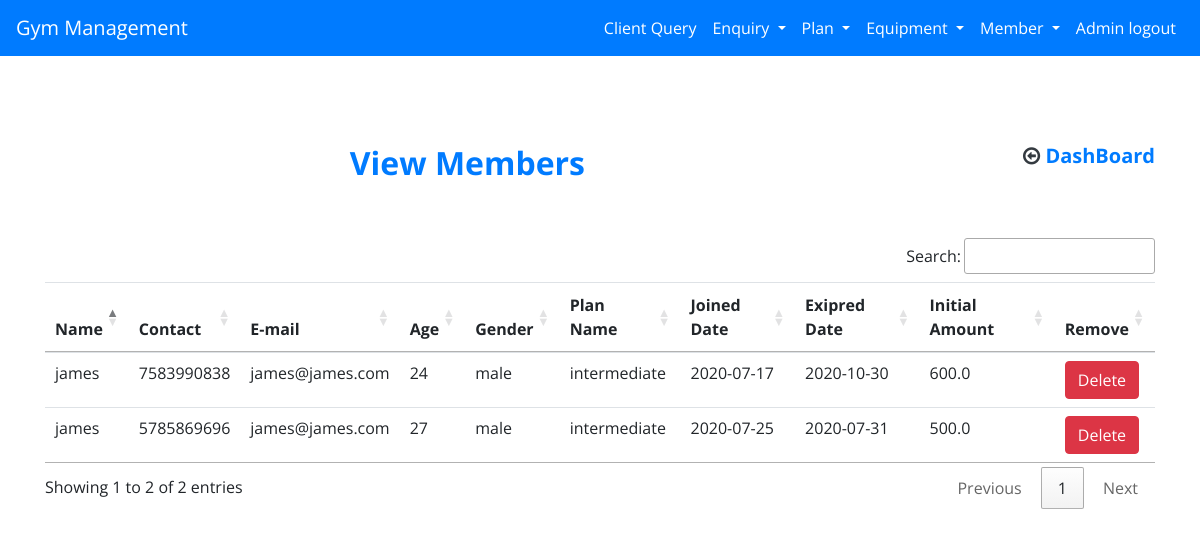
Page /view_member (signed in) on the committed database.
### gym/models.py (models this page shows, shortened)
class Member(models.Model):
    name = models.CharField(max_length=100)
    contact = models.CharField(max_length=10)
    email = models.EmailField(max_length=100)
    age = models.IntegerField()
    gender = models.CharField(max_length=10)
    plan=models.CharField(max_length=50)
    join_date=models.CharField(max_length=40)
    expired_date=models.CharField(max_length=40)
    initial_amount=models.FloatField()

### gym/views.py (the view)
# urls.py: path('view_member', views.view_member, name='view_member'),
def view_member(request):
    if not request.user.is_staff:
        return redirect('/login')
    member=Member.objects.all()
    return render(request,'view_member.html',{'member':member})

### gym/templates/view_member.html
{% extends 'base.html' %}
{% load static %}
{% block content %}
    <div class="container mt-5 mb-5 pb-2 mt-5" >
        <div class="row">
            <div class="col-md-6">
                <h2 class="text-center text-primary font-weight-bold pb-5 text-center"
                    style="padding-top: 6rem;text-align: right!important;">View Members</h2>
            </div>
            <div class="col-md-6">
                <h5 class="text-center text-primary font-weight-bold pb-5"
                    style="padding-top: 6rem;text-align: right!important"><a href="/"><span
                        class="fa fa-arrow-circle-o-left text-dark"></span> DashBoard</a></h5>
            </div>
        </div>
        <table id="example" class="table" >
            <thead>
            <tr>
                <th scope="col">Name</th>
                <th scope="col">Contact</th>
                <th scope="col">E-mail</th>
                <th scope="col">Age</th>
                <th scope="col">Gender</th>
                 <th scope="col">Plan Name</th>
                <th scope="col">Joined Date</th>
                <th scope="col">Exipred Date</th>
                <th scope="col">Initial Amount</th>
                <th scope="col">Remove</th>
            </tr>
            </thead>
            <tbody>
            {% for i in member %}
                <tr>
                    <td>{{ i.name }}</td>
                    <td>{{ i.contact }}</td>
                    <td>{{ i.email }}</td>
                    <td>{{ i.age }}</td>
                    <td>{{ i.gender }}</td>
                    <td>{{ i.plan }}</td>
                    <td>{{ i.join_date }}</td>
                    <td>{{ i.expired_date }}</td>
                    <td>{{ i.initial_amount }}</td>
                    <td><a class="btn btn-danger" href="/delete_member/{{ i.id }}" onclick="return confirm('Are you sure')">Delete</a> </td>
                </tr>
            {% endfor %}
            </tbody>
        </table>
    </div>
{% endblock content %}

### gym/static/css/style.css (style rules this page uses)
* { padding: 0; margin: 0; box-sizing: border-box; font-family: 'Open Sans', sans-serif; }
a:link { text-decoration: none; }

### rows in the picture
Member: name "james", contact "7583990838", email "james@james.com", age "24", gender "male", plan "intermediate", join_date "2020-07-17", expired_date "2020-10-30", initial_amount "600.0"
Member: name "james", contact "5785869696", email "james@james.com", age "27", gender "male", plan "intermediate", join_date "2020-07-25", expired_date "2020-07-31", initial_amount "500.0"
